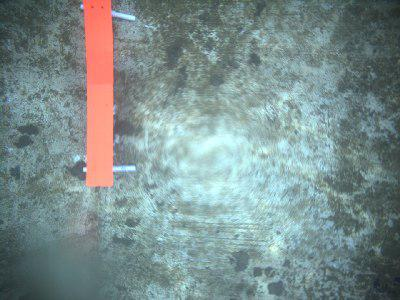
//> input picture test3.png, 400 x 300 px
$ ./newProject   (built with g++ and OpenCV 4)
//> lines starting //> are read from the running program, lines starting //| are printed output that depends on the picture; after the words box and inside, x2 and y2 are one past the last pixel; in counts of white or black regions, pixels touching at a corner belong together


#include "opencv2/imgcodecs.hpp"
#include "opencv2/imgproc.hpp"
#include "opencv2/highgui.hpp"
#include <opencv2/core/utility.hpp>
#include <vector>
#include <algorithm>
#include <set>
#include <queue>
#include <iostream>

using namespace cv;
using namespace std;

/****************************************************************************************\
*                                     Rect Detection                                     *
\****************************************************************************************/
struct Cell
{
    int row;
    int col;
    Cell(
        int row = -1,
        int col = -1
    )
        : row(row)
        , col(col)
    {};
};

struct AccumPoint
{
    int value;
    int angle;
    Cell cell;
    int height;
    int width;
    int ratio;
    AccumPoint(
        int value = 0,
        int angle = 0,
        Cell cell = Cell(-1, -1),
        int height = 0,
        int width = 0,
        int ratio = 0
    )
        : value(value)
        , angle(angle)
        , cell(cell)
        , height(height)
        , width(width)
        , ratio(ratio)
    {};
    bool operator < (const AccumPoint& r) const { return value > r.value; }
};

struct RectSize
{
    int height;
    int width;
    AccumPoint accum;
    // [9 lines left out: function RectSize, not called in this run]
};

// [9 lines left out: functions get_distance, get_real_cell, not called in this run]

struct Accum
{
    int counter;
    int angle_scaled;
    cv::Mat accum;
    std::vector<AccumPoint> local_max;
    Accum(
        int counter = 0
    )
        : counter(counter)
    {};
    bool operator < (const Accum& r) const { return counter > r.counter; }
};

struct AccumRatio
{
    std::vector<Accum> accums;
    int aspectRatio;
    int counter;
    AccumRatio(
        int aspectRatio = 0,
        int counter = 0
    )
        : aspectRatio(aspectRatio)
        , counter(counter)
    {};
    bool operator < (const AccumRatio& r) const { return counter > r.counter; }
};

class HoughRectsAccumInvoker : public ParallelLoopBody
{
private:
    const cv::Mat& image;
    const cv::Mat& edges;
    const cv::Mat& angles;
    AccumPoint& globalMaxAccum;
    std::vector<AccumRatio>& accums;
    // int width;
    // int height;
    int minAspectRatio;
    int maxAspectRatio;
    int accumScale;
    int angleStep;
    int sideSize;
    // int aspectRatio;


public:
    HoughRectsAccumInvoker(
        const cv::Mat& image,
        const cv::Mat& edges,
        const cv::Mat& angles,
        AccumPoint& globalMaxAccum,
        std::vector<AccumRatio>& accums,
        int minAspectRatio,
        int maxAspectRatio,
        // int width,
        // int height,
        int accumScale,
        int angleStep,
        int sideSize
        // int aspectRatio
    )
        : image(image)
        , edges(edges)
        , angles(angles)
        , globalMaxAccum(globalMaxAccum)
        , accums(accums)
        // , width(width)
        // , height(height)
        , minAspectRatio(minAspectRatio)
        , maxAspectRatio(maxAspectRatio)
        , accumScale(accumScale)
        , angleStep(angleStep)
        , sideSize(sideSize)
        // , aspectRatio(aspectRatio)
    {}

    ~HoughRectsAccumInvoker() { }

    std::vector <Cell> rotate_rect(Cell rect_coords[4], Cell centr, int angle) const
    {
        std::vector<Cell> res(4);
        for (int i = 0; i < 4; i++) {
            rect_coords[i].row -= centr.row;
            rect_coords[i].col -= centr.col;
        }

        for (size_t i = 0; i < res.size(); i++) {
            double theta = (angle * CV_PI) / 180.0;
            res[i].row = rect_coords[i].col * sin(theta) + rect_coords[i].row * cos(theta);
            res[i].col = rect_coords[i].col * cos(theta) - rect_coords[i].row * sin(theta);
        }

        for (size_t i = 0; i < res.size(); i++) {
            res[i].row += centr.row;
            res[i].col += centr.col;
        }

        return res;
    }

    void run_along_line(
        const cv::Mat& image,
        std::vector <Accum>& accum,
        Cell start,
        Cell finish,
        int scale,
        int angleStep,
        int angle,
        AccumRatio& accumRatio) const
    {
        if (angle < 0) angle += 180; else if (angle > 180) angle -= 180;

        int angleScaled = angle / angleStep;
        double _norm = sqrt((finish.row - start.row) * (finish.row - start.row) +
            (finish.col - start.col) * (finish.col - start.col));
        for (double i = 0; i <= 1; i += scale / (double)(_norm)) {
            Cell p = Cell(floor(start.row + (finish.row - start.row) * i),
                floor(start.col + (finish.col - start.col) * i));
            if (p.row < image.rows && p.row > 0 && p.col < image.cols && p.col > 0) {
                accum[angleScaled].accum.at<int>(p.row / scale, p.col / scale)++;
                accum[angleScaled].counter++;
                accumRatio.counter++;
                if (accum[angleScaled].accum.at<int>(p.row / scale, p.col / scale) > globalMaxAccum.value) {
                    globalMaxAccum.value = accum[angleScaled].accum.at<int>(p.row / scale, p.col / scale);
                    globalMaxAccum.cell.row = p.row / scale;
                    globalMaxAccum.cell.col = p.col / scale;
                    globalMaxAccum.angle = angle;//?
                    globalMaxAccum.ratio = accumRatio.aspectRatio;
                }
            }
        }
    }

    void run_rectangle(
        const cv::Mat& image,
        std::vector<Accum>& accum,
        int accumScale,
        int angleStep,
        int angle,
        int rad,
        double k,
        int row,
        int col,
        AccumRatio& accumRatio) const
    {
        for (int r = rad - 2; r <= rad + 2; r++) {
            int bound = 15;

            int start = angle - bound;
            int finish = angle + bound;
            for (int angle = start; angle <= finish; angle += angleStep) {
                int cur_height = r;
                int cur_width = k * r;

                Cell ptl = Cell(row - cur_height, col - cur_width);
                Cell ptr = Cell(row - cur_height, col + cur_width);
                Cell pbr = Cell(row + cur_height, col + cur_width);
                Cell pbl = Cell(row + cur_height, col - cur_width);


                Cell rect_coords[4] = { ptl, ptr, pbr, pbl };
                std::vector <Cell> rotate_coords = rotate_rect(rect_coords, Cell(row, col), angle);

                run_along_line(image, accum, rotate_coords[0], rotate_coords[1], accumScale, angleStep, angle, accumRatio);
                run_along_line(image, accum, rotate_coords[1], rotate_coords[2], accumScale, angleStep, angle, accumRatio);
                run_along_line(image, accum, rotate_coords[2], rotate_coords[3], accumScale, angleStep, angle, accumRatio);
                run_along_line(image, accum, rotate_coords[3], rotate_coords[0], accumScale, angleStep, angle, accumRatio);
            }
        }
    }

    void operator()(const cv::Range& range) const CV_OVERRIDE
    {
        int start = range.start;
        int end = range.end;
        // double k = ((double)width / (double)height);
        for (int row = start; row < end; row++) {
            for (int col = 0; col < edges.cols; col++) {
                if (edges.at<uchar>(row, col) == 0) {
                    continue;
                }
                for (int ratio = minAspectRatio, i = 0; ratio <= maxAspectRatio && i < accums.size(); ratio++, i++) {
                    int height = sideSize / 2;
                    int width = sideSize * ratio / 2;
                    double k = ((double)width / (double)height);
                    run_rectangle(image, accums[i].accums, accumScale, angleStep,
                        angles.at<int>(row, col), height, k, row, col, accums[i]);
                    run_rectangle(image, accums[i].accums, accumScale, angleStep,
                        angles.at<int>(row, col) - 90, height, k, row, col, accums[i]);
                }
            }
        }
    }

};


class HoughRectRecognizer
{
public:

    int sideSize;
    int minAspectRatio;
    int maxAspectRatio;
    int angleStep;
    int accumScale;

    HoughRectRecognizer(
        int sideSize,
        int minAspectRatio,
        int maxAspectRatio,
        int angleStep,
        int accumScale
    )
        : sideSize(sideSize)
        , minAspectRatio(minAspectRatio)
        , maxAspectRatio(maxAspectRatio)
        , angleStep(angleStep)
        , accumScale(accumScale)
    {};


    // [21 lines left out: function rotate_rect, not called in this run]

    cv::Mat normalize_mat(const cv::Mat& mat, int _max)
    {
        cv::Mat res = cv::Mat::zeros(mat.rows, mat.cols, CV_8UC1);
        if (_max <= 0) {
            return res;
        }
        for (int i = 0; i < mat.rows; i++) {
            for (int j = 0; j < mat.cols; j++) {
                res.at<uchar>(i, j) = (255 * mat.at<int>(i, j)) / (int)_max;
            }
        }
        return res;
    }

    cv::Mat int_to_char(const cv::Mat& mat)
    {
        double _min = 0, _max = 0;
        cv::minMaxLoc(mat, &_min, &_max);
        return normalize_mat(mat, _max);
    }

    // [5 lines left out: function int_to_char_global_max, not called in this run]

    cv::Mat find_edges(const cv::Mat& mat, cv::Mat& angles, bool& empty)
    {
        cv::Mat delta_i = cv::Mat::zeros(mat.rows - 1, mat.cols - 1, CV_32SC1);
        std::vector<AccumPoint> filtering;

        angles = cv::Mat::zeros(delta_i.rows, delta_i.cols, CV_32SC1);

        for (int i = 0; i < mat.rows - 1; i++) {
            for (int j = 0; j < mat.cols - 1; j++) {

                int dx = (int)mat.at<uchar>(i, j) - (int)mat.at<uchar>(i, j + 1);
                int dy = (int)mat.at<uchar>(i, j) - (int)mat.at<uchar>(i + 1, j);
                int laplas = dx * dx + dy * dy;
                double alpha = atan2(dy, dx);

                if (alpha < 0) {
                    alpha += CV_PI;
                }

                int alpha_grad = (alpha * 180.0) / CV_PI;
                angles.at<int>(i, j) = alpha_grad;
                delta_i.at<int>(i, j) = laplas;
                filtering.push_back(AccumPoint(laplas, 0, Cell(i, j)));
                //  std::cout << i << ' ' << j << std::endl;
            }
        }

        sort(filtering.begin(), filtering.end());

        std::vector<AccumPoint> filtered(filtering.begin(), filtering.begin() + filtering.size() * 5 / 10);


        if (filtered.size() == 0) {
            empty = true;
        }

        cv::Mat edges = cv::Mat::zeros(delta_i.rows, delta_i.cols, CV_32SC1);

        for (size_t i = 0; i < filtered.size(); i++) {
            edges.at<int>(filtered[i].cell.row, filtered[i].cell.col) = filtered[i].value;
        }

        cv::Mat edges_char = int_to_char(edges);
        imshow("gg", edges_char);
        return edges_char;
    }

    // [21 lines left out: function rotate_rect, not called in this run]

    void find_local_max(const cv::Mat& image, const std::vector<AccumRatio>& accums, int windowSize, std::vector<AccumPoint>& localMax, AccumPoint& globalMaxAccum)
    {

        localMax.push_back(globalMaxAccum);

    }


    void houghRectParallel(
        const cv::Mat& image,
        const cv::Mat& edges,
        const cv::Mat& angles,
        AccumPoint& globalMaxAccum,
        std::vector<AccumPoint>& rects)
    {
        int max_angle = (180 + 1) / angleStep;
        int difRatio = (maxAspectRatio - minAspectRatio);
        std::vector<AccumRatio> accums(difRatio + 1);

        for (int i = 0, aspectRatio = minAspectRatio; i < accums.size() && aspectRatio <= maxAspectRatio; i++, aspectRatio++) {
            accums[i].accums.resize(max_angle + 1);
            accums[i].aspectRatio = aspectRatio;
            for (int j = 0, angle = 0; j < accums[i].accums.size() && angle <= 180; j++, angle += angleStep) {
                accums[i].accums[j].accum = cv::Mat::zeros(image.rows / accumScale,
                    image.cols / accumScale, CV_32SC1);
                accums[i].accums[j].angle_scaled = angle;
            }
        }
        int numThreads = std::max(1, getNumThreads());
        cv::parallel_for_(Range(0, edges.rows),
            HoughRectsAccumInvoker(image, edges, angles, globalMaxAccum,
                accums, minAspectRatio, maxAspectRatio, accumScale,
                angleStep, sideSize),
            numThreads);


        std::sort(accums.begin(), accums.end());
        for (int i = 0; i < accums.size(); i++) {
            std::sort(accums[i].accums.begin(), accums[i].accums.end());
        }

        find_local_max(image, accums, sideSize / accumScale, rects, globalMaxAccum);
    }

    void recognize(cv::Mat& src, std::vector<cv::Vec6f>& _rects, cv::Mat& edges, cv::Mat& angles)
    {
        AccumPoint globalMaxAccum;
        std::vector<AccumPoint> rects;
        houghRectParallel(src, edges, angles, globalMaxAccum, rects);

        for (int i = 0; i < rects.size(); i++) {
            cv::Vec6f rRect(
                rects[i].cell.col * accumScale + accumScale / 2,
                rects[i].cell.row * accumScale + accumScale / 2,
                sideSize * rects[i].ratio, sideSize, rects[0].angle, rects[0].value);
            _rects.push_back(rRect);
        }
    }
};

void HoughRects(cv::InputArray image, cv::OutputArray rects, int sideSize, int minAspectRatio,
    int maxAspectRatio, int accumScale, int angleStep)
{

    HoughRectRecognizer hr(sideSize, minAspectRatio, minAspectRatio, accumScale, angleStep);
    std::vector<cv::Vec6f> _rects;

    cv::Mat src;
    cv::Mat angles;
    image.copyTo(src);

    bool empty = false;

    cv::Mat edges = hr.find_edges(src, angles, empty);

    if (empty) {
        return;
    }
    //imshow("angles", angles);
    hr.recognize(src, _rects, edges, angles);

    int rows = (int)_rects.size();
    cv::Mat resRects(rows, 6, CV_32FC1);
    for (int i = 0; i < _rects.size(); i++) {
        for (int j = 0; j < 6; j++) {
            resRects.at<float>(i, j) = _rects[i][j];
        }
    }

    if (rows > 0) {
        rects.create(rows, 6, CV_32FC1);
        rects.assign(resRects);
    }
    return;
}

void drawTestRect(Mat& image, Point2f center, Size2f size, int angle) {
    RotatedRect rRect = RotatedRect(center, size, angle);
    Point2f vertices[4];
    rRect.points(vertices);
    for (int i = 0; i < 4; i++)
        line(image, vertices[i], vertices[(i + 1) % 4], Scalar(0, 0, 255), 3);
}
// [14 lines left out: function hsv_filter, not called in this run]

cv::Mat binarize_hsv(const cv::Mat& frame)
{

    cv::Mat hsv;
    cvtColor(frame, hsv, COLOR_BGR2HSV);
    std::vector<cv::Mat> channels(3);
    split(hsv, channels);

    cv::Mat bin_h, bin_s, bin_v, bin_img;


    int hmin = 1;
    int hmax = 30;
    int smin = 50;
    int smax = 10000;
    int vmin = 0;
    int vmax = 10000;


    if (hmin >= 0) {
        inRange(channels[0], hmin, hmax, bin_h);
    }
    else {
        cv::Mat range1, range2;
        inRange(channels[0], 180 + hmin, 180, range1);
        inRange(channels[0], 0, hmax, range2);
        bitwise_or(range1, range2, bin_h);
    }

    inRange(channels[1], smin, smax, bin_s);
    inRange(channels[2], vmin, vmax, bin_v);

    bitwise_and(bin_s, bin_h, bin_img);
    bitwise_and(bin_v, bin_img, bin_img);
   // showDebugImg("binary", bin_img);
    return bin_img;
}

int main(int argc, char** argv) {
    unsigned int start_time = clock();
    Mat img;
    img = imread("test3.png");
//> img is the input picture: 300 rows x 400 cols, CV_8UC3; mean B, G, R 142.4, 142.9, 124.2

    cv::Mat gate_hs_distr = imread("new_distr.png");
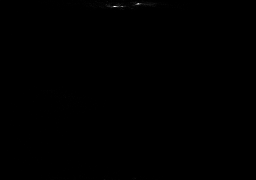
//> input picture new_distr.png, 256 x 180 px
//> gate_hs_distr is the input picture: 180 rows x 256 cols, CV_8UC3; min 0, max 255, mean 0.1
    GaussianBlur(img, img, Size(9, 9), 2, 2);
    imshow("t", gate_hs_distr);
    cv::Mat element = getStructuringElement(cv::MORPH_ELLIPSE, cv::Size(9, 9));
    cv::Mat dilated, blured;
    dilate(gate_hs_distr, dilated, element);
    blur(dilated, blured, cv::Size(9, 9));
    blured = dilated;
    gate_hs_distr = blured;
    imshow("t2", gate_hs_distr);

    auto gray = binarize_hsv(img);
//> in binarize_hsv, `cvtColor(frame, hsv, COLOR_BGR2HSV);`: hsv: 300 rows x 400 cols, CV_8UC3; mean H, S, V 86.1, 49.4, 149.1
//> in binarize_hsv, `split(hsv, channels);`:
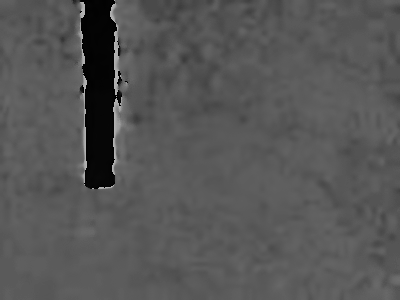
//> channels[0]: 300 rows x 400 cols, CV_8UC1; min 0, max 179, mean 86.1
//> in binarize_hsv, `split(hsv, channels);`:
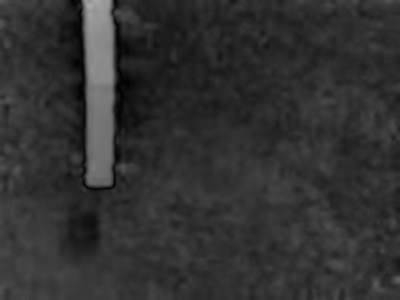
//> channels[1]: 300 rows x 400 cols, CV_8UC1; min 0, max 170, mean 49.4
//> in binarize_hsv, `split(hsv, channels);`:
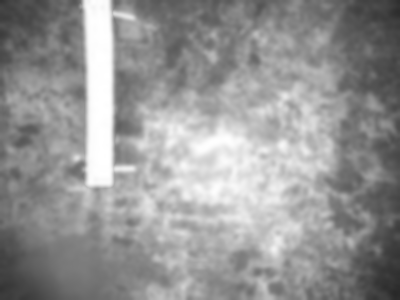
//> channels[2]: 300 rows x 400 cols, CV_8UC1; min 40, max 255, mean 149.1
//> in binarize_hsv, `inRange(channels[0], hmin, hmax, bin_h);`:
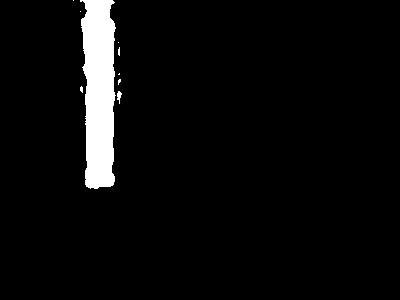
//> bin_h: 300 rows x 400 cols, CV_8UC1; 4.6% white; 9 white regions (7 under 20 px), largest, box (x1, y1, x2, y2) and area: (80, 0, 116, 189) 5390, (117, 91, 122, 104) 36
//> in binarize_hsv, `inRange(channels[1], smin, smax, bin_s);`:
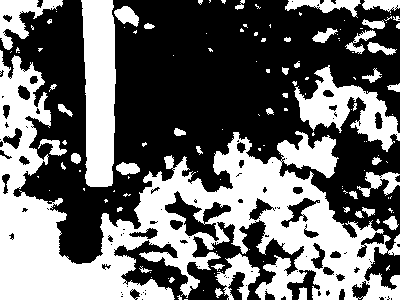
//> bin_s: 300 rows x 400 cols, CV_8UC1; 42% white; 133 white regions (89 under 20 px), largest, box (x1, y1, x2, y2) and area: (0, 50, 400, 300) 34461, (81, 0, 116, 187) 5491, (294, 65, 400, 152) 3425
//> in binarize_hsv, `inRange(channels[2], vmin, vmax, bin_v);`: bin_v: 300 rows x 400 cols, CV_8UC1; every value is 255
//> in binarize_hsv, `bitwise_and(bin_s, bin_h, bin_img);`: bin_img: 300 rows x 400 cols, CV_8UC1; 4.4% white; 1 white region, box (x1, y1, x2, y2) and area: (81, 0, 115, 187) 5254
    imshow("img", gray);
    imwrite("img_out.png", gray);


    imshow("img2", gray);
    imshow("g", gray);
    imshow("a", img);
    Mat rects;

    HoughRects(gray, rects, 30, 6, 7, 5, 1);
//> after the loop in find_edges, `for (int i = 0; i < mat.rows - 1; i++)`:
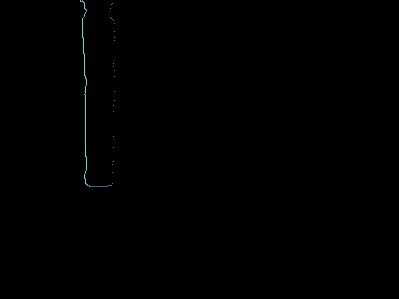
//> angles: 299 rows x 399 cols, CV_32SC1; 4 distinct labels, from 0 to 180; one colour per label, 0 black
//> after the loop in find_edges, `for (int i = 0; i < mat.rows - 1; i++)`: filtering = 119301 items
//> in find_edges, `std::vector<AccumPoint> filtered(filtering.begin(), filtering.begin() ..`: filtered = 59650 items
//> the loop in run_rectangle, `for (int r = rad - 2; r <= rad + 2; r++)` made 5 passes
//> the loop in run_rectangle (call 2), `for (int r = rad - 2; r <= rad + 2; r++)` made 5 passes
//> in find_local_max, `localMax.push_back(globalMaxAccum);`: localMax = 1 item
//> the loop in recognize, `for (int i = 0; i < rects.size(); i++)` made 1 pass
//> rRect on pass 1: [98, 102, 180, 30, 90, 364]
//> in HoughRects, `int rows = (int)_rects.size();`: rows = 1
//> in HoughRects, `cv::Mat resRects(rows, 6, CV_32FC1);`: resRects = [0, 0, 0, 0, 0, 0]
//> the loop in HoughRects, `for (int i = 0; i < _rects.size(); i++)` made 1 pass
//> after the loop in HoughRects, `for (int i = 0; i < _rects.size(); i++)`: resRects = [98, 102, 180, 30, 90, 364]
//> rects = [98, 102, 180, 30, 90, 364]
    unsigned int end_time = clock();
    std::cout << end_time - start_time << std::endl;

    for (int i = 0; i < rects.rows; i++) {
        drawTestRect(img, Point2f(rects.at<float>(i, 0), rects.at<float>(i, 1)), Size2f(rects.at<float>(i, 2), rects.at<float>(i, 3)), rects.at<float>(i, 4));
    }
//> this loop made 1 pass
//> (rRect in drawTestRect, vertices in drawTestRect) on pass 1: (centre (98, 102), size (180, 30), angle 90, 4 Points (x, y): [83, 12], [113, 12], [113, 192], [83, 192])

    imshow("image", img);


    waitKey(0);
    return 0;
}
